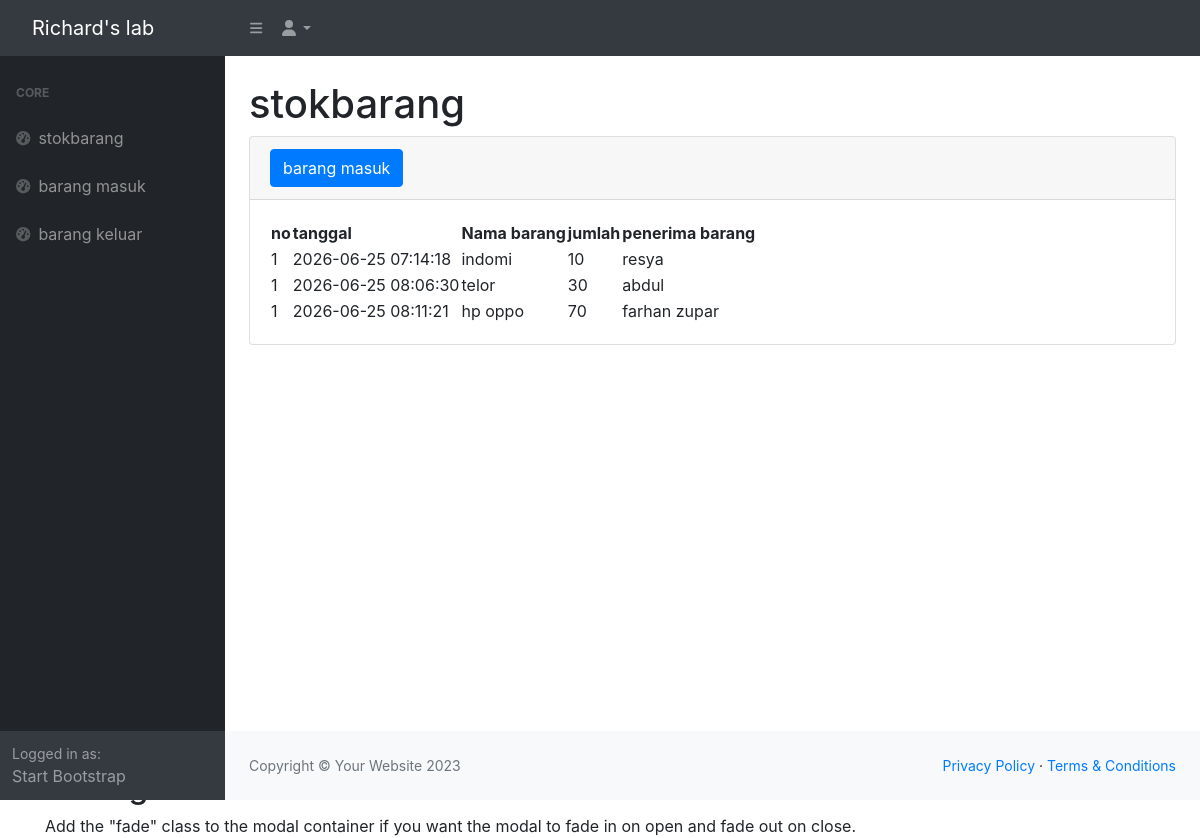
Screenshot of /masuk.php with the database file from the repository.
### tables this page shows
CREATE TABLE `masuk` (
  `idmasuk` int(11) NOT NULL,
  `idbarang` int(11) NOT NULL,
  `tanggal` timestamp NOT NULL DEFAULT current_timestamp(),
  `keterangan` varchar(25) NOT NULL,
  `jumlah` int(11) NOT NULL
);

CREATE TABLE `stock` (
  `idbarang` int(11) NOT NULL,
  `namabarang` varchar(25) NOT NULL,
  `deskripsi` varchar(25) NOT NULL,
  `stock` int(11) NOT NULL
);

### masuk.php (the view, shortened to what this page needs)
<?php
require 'fuction.php';
?>
<!DOCTYPE html>
<html lang="en">
    <head>
        <link href="https://cdn.jsdelivr.net/npm/simple-datatables@7.1.2/dist/style.min.css" rel="stylesheet" />
        <link href="css/styles.css" rel="stylesheet" />
    </head>
    <body class="sb-nav-fixed">
        <nav class="sb-topnav navbar navbar-expand navbar-dark bg-dark">
            <a class="navbar-brand ps-3" href="index.php">Richard's lab</a>
            <button class="btn btn-link btn-sm order-1 order-lg-0 me-4 me-lg-0" id="sidebarToggle" href="#!"><i class="fas fa-bars"></i></button>
            <ul class="navbar-nav ms-auto ms-md-0 me-3 me-lg-4">
                <li class="nav-item dropdown">
                    <a class="nav-link dropdown-toggle" id="navbarDropdown" href="#" role="button" data-bs-toggle="dropdown" aria-expanded="false"><i class="fas fa-user fa-fw"></i></a>
                </li>
            </ul>
        </nav>
        <div id="layoutSidenav">
            <div id="layoutSidenav_nav">
                <nav class="sb-sidenav accordion sb-sidenav-dark" id="sidenavAccordion">
                    <div class="sb-sidenav-menu">
                        <div class="nav">
                            <div class="sb-sidenav-menu-heading">Core</div>
                            <a class="nav-link" href="index.php">
                                <div class="sb-nav-link-icon"><i class="fas fa-tachometer-alt"></i></div>
                                stokbarang
                            </a>
                            <a class="nav-link" href="masuk.php">
                                <div class="sb-nav-link-icon"><i class="fas fa-tachometer-alt"></i></div>
                                barang masuk
                            </a>
                            <a class="nav-link" href="keluar.php">
                                <div class="sb-nav-link-icon"><i class="fas fa-tachometer-alt"></i></div>
                                barang keluar
                            </a>
                        </div>
                    </div>
                    <div class="sb-sidenav-footer">
                        <div class="small">Logged in as:</div>
                        Start Bootstrap
                    </div>
                </nav>
            </div>
            <div id="layoutSidenav_content">
                <main>
                    <div class="container-fluid px-4">
                        <h1 class="mt-4">stokbarang</h1>
                        <div class="card mb-4">
                            <div class="card-header">
                                <button type="button" class="btn btn-primary" data-toggle="modal" data-target="#myModal">
                                    barang masuk
                                </button>
                             </div>
                            <div class="card-body">
                                <table id="datatablesSimple">
                                    <thead>
                                        <tr>
                                            <th>no</th>
                                            <th>tanggal</th>
                                            <th>Nama barang</th>
                                            <th>jumlah</th>
                                            <th>penerima barang</th>
                                        </tr>
                                    </thead>
                                    <tbody>
                                        <?php
                                        $ambilsemuadatastock = mysqli_query($conn,"select * from masuk m, stock s where s.idbarang = m.idbarang ");
                                        while($data= mysqli_fetch_array($ambilsemuadatastock)){
                                            $i=1;
                                        ?>
                                        <tr>
                                            <td><?=$i++;?></td>
                                            <td><?=$data['tanggal'];?></td>
                                            <td><?=$data['namabarang'];?></td>
                                            <td><?=$data['jumlah'];?></td>
                                            <td><?=$data['keterangan'];?></td>
                                        </tr>
                                    <?Php
}
                                    ?>
                                    </tbody>
                                </table>
                            </div>
                        </div>
                    </div>
                </main>
                <footer class="py-4 bg-light mt-auto">
                    <div class="container-fluid px-4">
                        <div class="d-flex align-items-center justify-content-between small">
                            <div class="text-muted">Copyright &copy; Your Website 2023</div>
                            <div>
                                <a href="#">Privacy Policy</a>
                                &middot;
                                <a href="#">Terms &amp; Conditions</a>
                            </div>
                        </div>
                    </div>
                </footer>
            </div>
        </div>
    </body>
 <html lang="en">
<head>
  <link rel="stylesheet" href="https://cdn.jsdelivr.net/npm/bootstrap@4.6.2/dist/css/bootstrap.min.css">
</head>
<body>
<div class="container">
  <h2>Fading Modal</h2>
  <p>Add the "fade" class to the modal container if you want the modal to fade in on open and fade out on close.</p>
</div>
</body>
</html>
</html>

### rows the page displays
masuk: tanggal "2026-06-25 07:14:18", idbarang.namabarang "indomi", jumlah "10", keterangan "resya"
masuk: tanggal "2026-06-25 08:06:30", idbarang.namabarang "telor", jumlah "30", keterangan "abdul"
masuk: tanggal "2026-06-25 08:11:21", idbarang.namabarang "hp oppo", jumlah "70", keterangan "farhan zupar"
